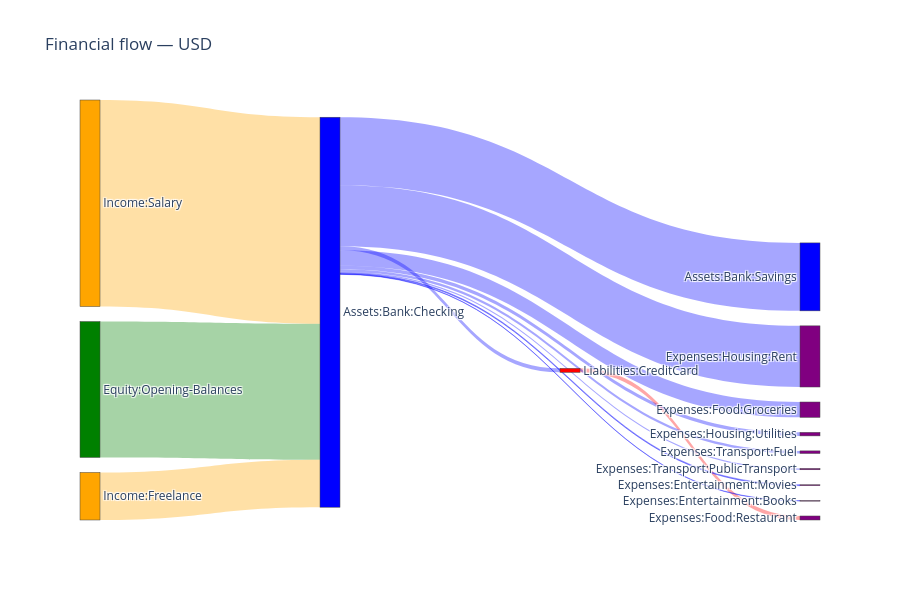

Notebook source saved alongside this figure:
### Markdown cell above
## Show the interactive financial flow diagram

Call `show_interactive_fin_flow_diag` with the loaded entries and the operating currency.

The widget that appears lets you:
- **Select a currency** from the dropdown (our ledger only uses USD).
- **Pick a date range** with the date pickers or the range slider.
- **Adjust account depth** for each account type (Income, Expenses, Assets, Equity, Liabilities) to collapse or expand sub-accounts in the Sankey diagram.

> **Note:** The interactive widget below only works when running the notebook live. On GitHub, a static snapshot of the default view is shown instead.

### Code cell
# Static snapshot for GitHub rendering (the interactive widget below won't display on GitHub)
fig = get_sankey_figure_from_entries(entries, CURR)
fig.show()

### Figure 1 — Plotly figure (JSON) as saved in the notebook; plotly's stock layout.template omitted (floating-point values rounded to 4 significant figures)
{"data": [{"link": {"color": ["rgba(0,128,0,0.35)", "rgba(255,165,0,0.35)", "rgba(255,165,0,0.35)", "rgba(0,0,255,0.35)", "rgba(0,0,255,0.35)", "rgba(0,0,255,0.35)", "rgba(255,0,0,0.35)", "rgba(0,0,255,0.35)", "rgba(0,0,255,0.35)", "rgba(0,0,255,0.35)", "rgba(0,0,255,0.35)", "rgba(0,0,255,0.35)", "rgba(0,0,255,0.35)"], "source": [12, 8, 0, 11, 11, 11, 4, 11, 11, 11, 11, 11, 11], "target": [11, 11, 11, 9, 7, 5, 1, 4, 2, 3, 13, 10, 6], "value": [10000, 15200, 3500, 1130, 4500, 260, 295, 295, 190, 95, 65, 25, 5000]}, "node": {"color": ["orange", "purple", "purple", "purple", "red", "purple", "blue", "purple", "orange", "purple", "purple", "blue", "green", "purple"], "label": ["Income:Freelance", "Expenses:Food:Restaurant", "Expenses:Transport:Fuel", "Expenses:Transport:PublicTransport", "Liabilities:CreditCard", "Expenses:Housing:Utilities", "Assets:Bank:Savings", "Expenses:Housing:Rent", "Income:Salary", "Expenses:Food:Groceries", "Expenses:Entertainment:Books", "Assets:Bank:Checking", "Equity:Opening-Balances", "Expenses:Entertainment:Movies"], "pad": 15, "thickness": 20}, "type": "sankey"}], "layout": {"height": 600, "title": {"text": "Financial flow — USD"}}}
